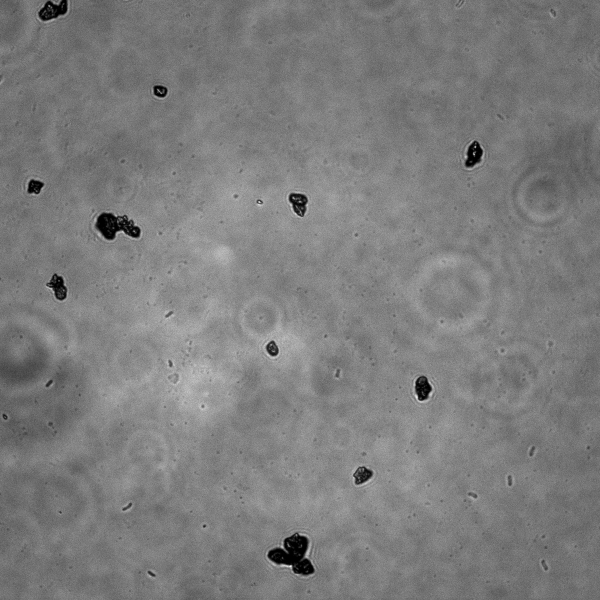
#> input picture source/1/1 N NO 1_ch00.tif, 1200 x 1200 px (shown at 1/2 size); its folder holds 3 pictures in this run
$ python 1112-excel.py
#> lines starting #> are read from the running program, lines starting #| are printed output that depends on the picture; after the words box and inside, x2 and y2 are one past the last pixel; in counts of white or black regions, pixels touching at a corner belong together

"""
Bacteria Segmentation Batch Processor (Enhanced)
- Processes BF + Fluor image pairs from source/ directory (with subdirectory support)
- Filters out AppleDouble files (._*) and hidden files
- Exports one worksheet per pair to a single Excel file
- Each worksheet contains:
    • 3 embedded images (BF, Fluor, Overlay with labels)
    • Detection statistics table
- LANDSCAPE A4 format for larger images
- Compact layout with maximum image size
- Smart label positioning matching interactive viewer
- Output: outputs/bacterial_analysis_results.xlsx

File Naming Convention:
    - Brightfield: *_ch00.tif
    - Fluorescence: *_ch01.tif

Configuration matches the interactive viewer (dev.py)
"""

import cv2
import numpy as np
from pathlib import Path
from scipy import ndimage
from typing import List, Tuple, Dict, Optional, cast
import pandas as pd
from openpyxl import Workbook
from openpyxl.drawing.image import Image as XLImage
from openpyxl.utils import get_column_letter
from openpyxl.styles import Font, Border, Side, Alignment, PatternFill
from openpyxl.worksheet.page import PrintPageSetup
import tempfile
import os
from datetime import datetime
from PIL import Image, ImageDraw, ImageFont
from collections import defaultdict

# --------------------------------------------------------------------- #
# Configuration
# --------------------------------------------------------------------- #
INPUT_DIR = Path("source")
OUTPUT_DIR = Path("outputs")
OUTPUT_FILE = OUTPUT_DIR / "bacterial_analysis_results.xlsx"
MAX_IMAGES = 50
TARGET_IMAGE_SIZE = (480, 480)  # Width, Height for embedded images (LARGER)

OUTPUT_DIR.mkdir(exist_ok=True)

# Match parameters from dev.py
PARAMS = {
    'use_otsu': False,
    'manual_threshold': 110,
    'enable_clahe': True,
    'clahe_clip': 5.0,
    'clahe_tile': 32,
    'open_kernel': 3,
    'close_kernel': 5,
    'open_iter': 3,
    'close_iter': 2,
    'min_area': 50,
    'watershed_dilate': 10,
    'fluor_brightness': 2.0,
    'fluor_gamma': 0.5,
    # Label settings (matching interactive viewer)
    'show_labels': True,
    'label_font_size': 20,
    'arrow_length': 60,
    'label_offset': 15,
    'min_fluor_per_area': 0.1,
}

# --------------------------------------------------------------------- #
# Helper: Validate image files (filter AppleDouble and hidden files)
# --------------------------------------------------------------------- #
def is_valid_image_file(filepath: Path) -> bool:
    """
    Check if a file is a valid image file (not an AppleDouble or hidden file).

    Returns True if:
    - Filename doesn't start with '._' (AppleDouble files)
    - Filename doesn't start with '.' (hidden files)
    - File ends with _ch00.tif (brightfield)
    """
    filename = filepath.name

    # Filter out AppleDouble files (._filename)
    if filename.startswith('._'):
        return False

    # Filter out hidden files (.filename)
    if filename.startswith('.'):
        return False

    # Must be a brightfield file
    if not filename.endswith('_ch00.tif'):
        return False

    return True

def get_fluorescence_path(brightfield_path: Path) -> Optional[Path]:
    """Get the corresponding fluorescence image path for a brightfield image."""
    if not brightfield_path.name.endswith('_ch00.tif'):
        return None

    fluor_path = brightfield_path.parent / brightfield_path.name.replace('_ch00.tif', '_ch01.tif')

    # Check if it's a valid file (not AppleDouble)
    if fluor_path.exists() and not fluor_path.name.startswith('._'):
        return fluor_path
    return None

# --------------------------------------------------------------------- #
# Helper: Find image pairs
# --------------------------------------------------------------------- #
def find_image_pairs(input_dir: Path) -> List[Tuple[Path, Path, str, str]]:
    """
    Find all valid BF + Fluor image pairs in the input directory recursively.

    Returns:
        List of tuples: (bf_path, fluor_path, index, relative_path)
    """
    if not input_dir.exists():
        print(f"❌ Error: Input directory '{input_dir}' not found.")
        return []

    # Find all _ch00.tif files recursively (brightfield only)
    all_bf_files = list(input_dir.glob('**/*_ch00.tif'))

    # Filter out AppleDouble and hidden files
    valid_bf_files = [f for f in all_bf_files if is_valid_image_file(f)]

    # Sort by string representation of path for consistent ordering
    bf_files = sorted(valid_bf_files, key=lambda p: str(p))

    pairs = []
    missing_pairs = []

    print(f"\n{'='*70}")
    print(f"Scanning for image pairs in: {input_dir.absolute()}")
    print(f"{'='*70}")

    for bf_path in bf_files:
        if len(pairs) >= MAX_IMAGES:
            print(f"\n⚠ Reached maximum of {MAX_IMAGES} images. Stopping scan.")
            break

        # Get corresponding fluorescence image
        fluor_path = get_fluorescence_path(bf_path)

        if fluor_path:
            index = f"{len(pairs)+1:02d}"
            # Get relative path for better readability
            try:
                rel_path = bf_path.relative_to(input_dir)
            except ValueError:
                rel_path = bf_path.name

            pairs.append((bf_path, fluor_path, index, str(rel_path)))
            print(f"  ✓ Pair {index}: {rel_path}")
        else:
            missing_pairs.append(bf_path)

    if missing_pairs:
        print(f"\n{'='*70}")
        print(f"⚠ Warning: {len(missing_pairs)} BF files missing Fluor pairs:")
        print(f"{'='*70}")
        for bf_path in missing_pairs[:10]:  # Show first 10
            try:
                rel_path = bf_path.relative_to(input_dir)
            except ValueError:
                rel_path = bf_path.name
            print(f"  - {rel_path}")
#> in export_to_excel, bf_img is the input picture: shape (1200, 1200, 3); min 0, max 255, mean 124.4
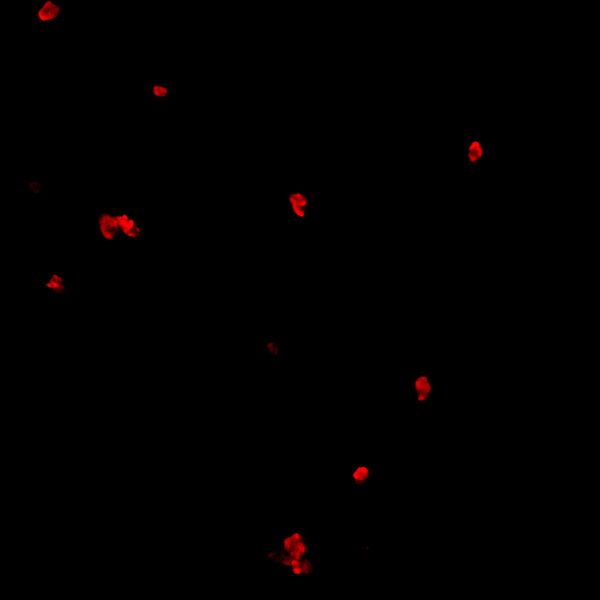
#> input picture source/1/1 N NO 1_ch01.tif, 1200 x 1200 px (shown at 1/2 size)
#> in export_to_excel, fluor_img is the input picture: shape (1200, 1200, 3); mean B, G, R 0, 0, 1.2
        if len(missing_pairs) > 10:
            print(f"  ... and {len(missing_pairs) - 10} more")

    print(f"\n{'='*70}")
    print(f"✓ Total valid pairs found: {len(pairs)}")
    print(f"{'='*70}\n")

    return pairs

# --------------------------------------------------------------------- #
# Segmentation function
# --------------------------------------------------------------------- #
def segment_bacteria(gray_bf: np.ndarray) -> Tuple[np.ndarray, np.ndarray, np.ndarray, List[np.ndarray]]:
    """
    Perform bacteria segmentation using CLAHE, thresholding, morphology, and watershed.

    Returns:
        Tuple of (enhanced, threshold, cleaned, bacteria_contours)
    """
    # CLAHE Enhancement
    if PARAMS['enable_clahe']:
        bf8 = cv2.convertScaleAbs(gray_bf)
        clahe = cv2.createCLAHE(clipLimit=PARAMS['clahe_clip'],
                                tileGridSize=(PARAMS['clahe_tile'],)*2)
        enhanced = clahe.apply(bf8)
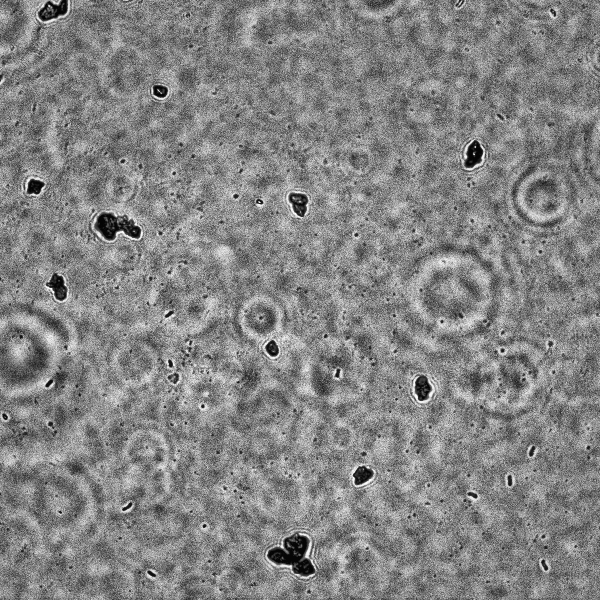
#> enhanced: shape (1200, 1200) (shown at 1/2 size); min 0, max 255, mean 131.9
    else:
        enhanced = cv2.convertScaleAbs(gray_bf)

    # Thresholding
    if PARAMS['use_otsu']:
        _, thresh = cv2.threshold(enhanced, 0, 255, cv2.THRESH_BINARY_INV + cv2.THRESH_OTSU)
    else:
        _, thresh = cv2.threshold(enhanced, PARAMS['manual_threshold'], 255, cv2.THRESH_BINARY_INV)
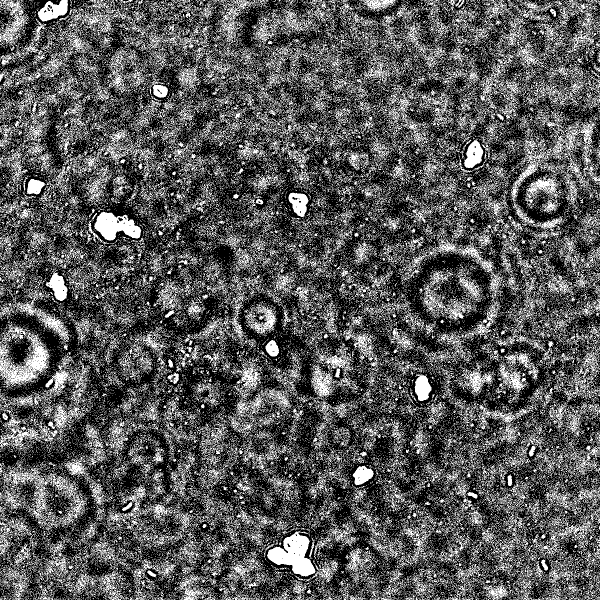
#> thresh: shape (1200, 1200) (shown at 1/2 size); 34.4% white in thin lines or dots

    # Morphological Operations
    open_k_size = max(1, PARAMS['open_kernel'] - (PARAMS['open_kernel'] % 2 == 0))
    close_k_size = max(1, PARAMS['close_kernel'] - (PARAMS['close_kernel'] % 2 == 0))
    open_k = cv2.getStructuringElement(cv2.MORPH_ELLIPSE, (open_k_size, open_k_size))
    close_k = cv2.getStructuringElement(cv2.MORPH_ELLIPSE, (close_k_size, close_k_size))

    opened = cv2.morphologyEx(thresh, cv2.MORPH_OPEN, open_k, iterations=PARAMS['open_iter'])
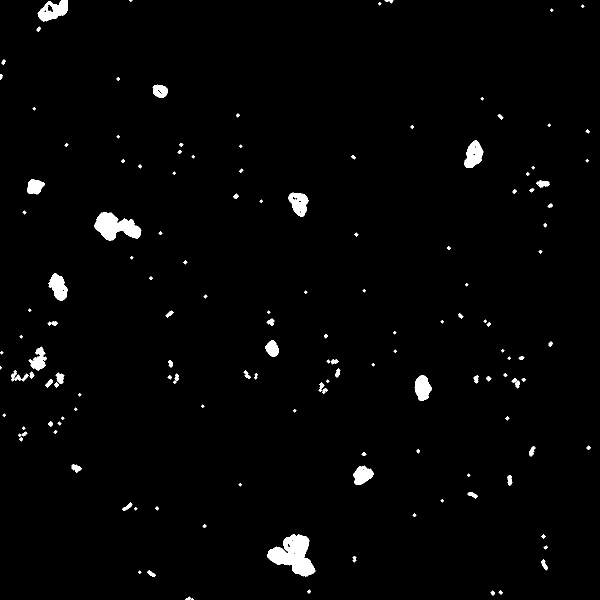
#> opened: shape (1200, 1200) (shown at 1/2 size); 1.8% white; 143 white regions (3 under 20 px), largest, box (x1, y1, x2, y2) and area: (534, 1068, 631, 1153) 4488, (188, 424, 283, 481) 3121, (75, 0, 136, 43) 1543
    cleaned = cv2.morphologyEx(opened, cv2.MORPH_CLOSE, close_k, iterations=PARAMS['close_iter'])
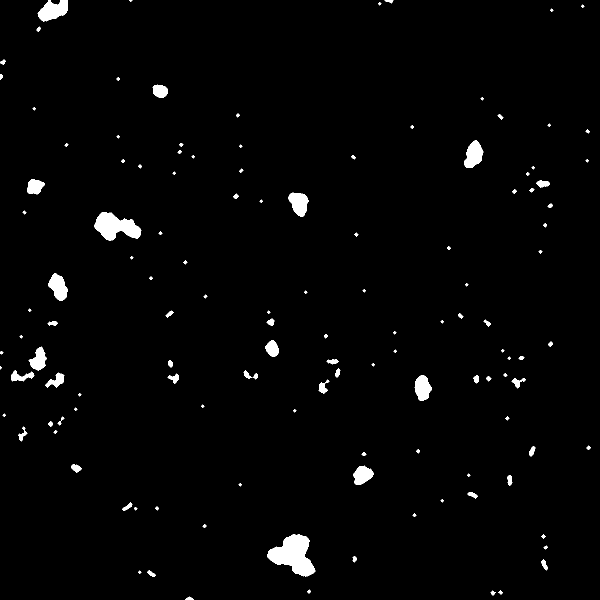
#> cleaned: shape (1200, 1200) (shown at 1/2 size); 1.9% white; 129 white regions (2 under 20 px), largest, box (x1, y1, x2, y2) and area: (534, 1068, 631, 1153) 4636, (188, 424, 283, 481) 3191, (75, 0, 136, 43) 1691

    # Watershed Segmentation
    distance = cv2.distanceTransform(cleaned, cv2.DIST_L2, 5)
    _, sure_fg = cv2.threshold(distance, PARAMS['watershed_dilate'] * distance.max() / 100.0, 255, 0)
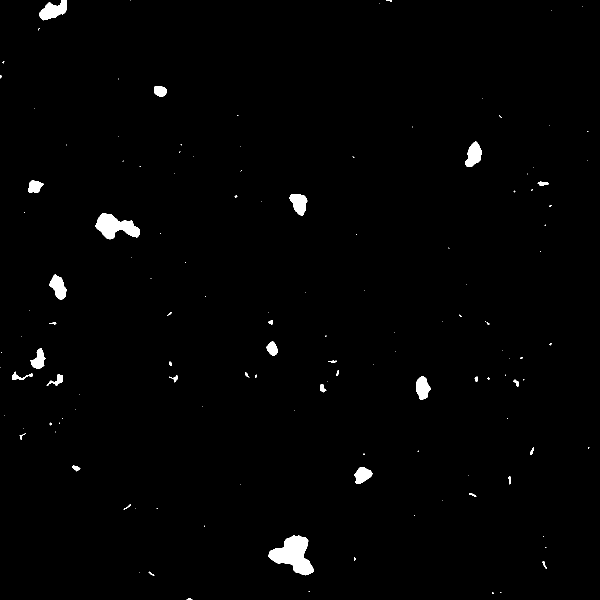
#> sure_fg: shape (1200, 1200) float32 (shown at 1/2 size); 1.2% white; 133 white regions (97 under 20 px), largest, box (x1, y1, x2, y2) and area: (537, 1071, 628, 1151) 3977, (191, 426, 280, 479) 2619, (78, 0, 134, 41) 1334
    sure_fg = sure_fg.astype(np.uint8)
    sure_fg = cv2.morphologyEx(sure_fg, cv2.MORPH_OPEN, open_k, iterations=1)

    markers, _ = cast(Tuple[np.ndarray, int], ndimage.label(sure_fg))
#> markers: shape (1200, 1200) int32; 58 distinct labels, from 0 to 57
    markers = markers.astype(np.int32)
    markers += 1
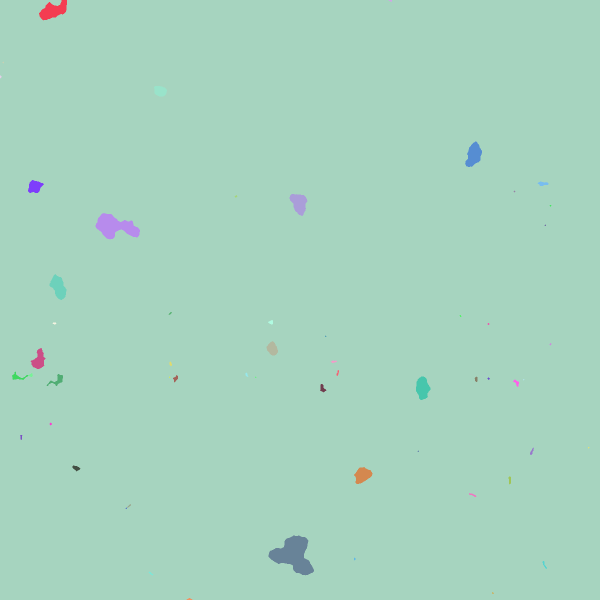
#> markers: shape (1200, 1200) int32 (shown at 1/2 size); 58 distinct labels, from 1 to 58; one colour per label, 0 black
    markers[cleaned == 0] = 0
#> markers: shape (1200, 1200) int32; 59 distinct labels, from 0 to 58

    watershed_input = cv2.cvtColor(gray_bf, cv2.COLOR_GRAY2BGR)
    markers = cv2.watershed(watershed_input, markers)
#> markers: shape (1200, 1200) int32; 59 distinct labels, from -1 to 58
#> (the rest of the program and of its run is left out)
